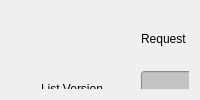
             <widget class="QWidget" name="SendLocalList">
              <layout class="QGridLayout" name="gridLayout_7">
               <item row="0" column="0">
                <widget class="QWidget" name="widget_SendLocalList" native="true">
                 <property name="font">
                  <font>
                   <strikeout>false</strikeout>
                  </font>
                 </property>
                 <property name="focusPolicy">
                  <enum>Qt::NoFocus</enum>
                 </property>
                 <property name="autoFillBackground">
                  <bool>true</bool>
                 </property>
                 <widget class="QLabel" name="label_64">
                  <property name="geometry">
                   <rect>
                    <x>460</x>
                    <y>20</y>
                    <width>61</width>
                    <height>16</height>
                   </rect>
                  </property>
                  <property name="text">
                   <string>Response</string>
                  </property>
                 </widget>
                 <widget class="Line" name="line_26">
                  <property name="geometry">
                   <rect>
                    <x>310</x>
                    <y>0</y>
                    <width>16</width>
                    <height>801</height>
                   </rect>
                  </property>
                  <property name="orientation">
                   <enum>Qt::Vertical</enum>
                  </property>
                 </widget>
                 <widget class="QLabel" name="label_65">
                  <property name="geometry">
                   <rect>
                    <x>130</x>
                    <y>20</y>
                    <width>61</width>
                    <height>16</height>
                   </rect>
                  </property>
                  <property name="text">
                   <string>Request</string>
                  </property>
                 </widget>
                 <widget class="QLineEdit" name="lineEdit_ListVersion_SendLocalList_Request">
                  <property name="geometry">
                   <rect>
                    <x>130</x>
                    <y>60</y>
                    <width>161</width>
                    <height>31</height>
                   </rect>
                  </property>
                  <property name="autoFillBackground">
                   <bool>false</bool>
                  </property>
                  <property name="styleSheet">
                   <string notr="true">background:rgb(195,195,195)</string>
                  </property>
                  <property name="text">
                   <string/>
                  </property>
                  <property name="readOnly">
                   <bool>true</bool>
                  </property>
                 </widget>
                 <widget class="QLabel" name="label_ListVersion_SendLocalList_Request">
                  <property name="geometry">
                   <rect>
                    <x>30</x>
                    <y>70</y>
                    <width>81</width>
                    <height>16</height>
                   </rect>
                  </property>
                  <property name="text">
                   <string>List Version</string>
                  </property>
                 </widget>
                 <widget class="QComboBox" name="comboBox_Status_SendLocalList_Response">
                  <property name="geometry">
                   <rect>
                    <x>450</x>
                    <y>60</y>
                    <width>161</width>
                    <height>31</height>
                   </rect>
                  </property>
                  <item>
                   <property name="text">
                    <string>ACCEPTED</string>
                   </property>
                  </item>
                  <item>
                   <property name="text">
                    <string>FAILED</string>
                   </property>
                  </item>
                  <item>
                   <property name="text">
                    <string>NOT_SUPPORTED</string>
                   </property>
                  </item>
                  <item>
                   <property name="text">
                    <string>VERSION_MISMATCH</string>
                   </property>
                  </item>
                 </widget>
                 <widget class="QLabel" name="label_Status_SendLocalList_Response">
                  <property name="geometry">
                   <rect>
                    <x>340</x>
                    <y>70</y>
                    <width>81</width>
                    <height>16</height>
                   </rect>
                  </property>
                  <property name="text">
                   <string>Status</string>
                  </property>
                 </widget>
                 <widget class="QLabel" name="label_UpdateType_SendLocalList_Request">
                  <property name="geometry">
                   <rect>
                    <x>30</x>
                    <y>110</y>
                    <width>81</width>
                    <height>16</height>
                   </rect>
                  </property>
                  <property name="text">
                   <string>Update Type</string>
                  </property>
                 </widget>
                 <widget class="QLineEdit" name="lineEdit_UpdateType_SendLocalList_Request">
                  <property name="geometry">
                   <rect>
                    <x>130</x>
                    <y>100</y>
                    <width>161</width>
                    <height>31</height>
                   </rect>
                  </property>
                  <property name="autoFillBackground">
                   <bool>false</bool>
                  </property>
                  <property name="styleSheet">
                   <string notr="true">background:rgb(195,195,195)</string>
                  </property>
                  <property name="text">
                   <string/>
                  </property>
                  <property name="readOnly">
                   <bool>true</bool>
                  </property>
                 </widget>
                 <widget class="QTableWidget" name="tableWidget_2">
                  <property name="enabled">
                   <bool>true</bool>
                  </property>
                  <property name="geometry">
                   <rect>
                    <x>0</x>
                    <y>150</y>
                    <width>641</width>
                    <height>521</height>
                   </rect>
                  </property>
                  <property name="maximumSize">
                   <size>
                    <width>641</width>
                    <height>521</height>
                   </size>
                  </property>
                  <property name="frameShape">
                   <enum>QFrame::NoFrame</enum>
                  </property>
                  <property name="frameShadow">
                   <enum>QFrame::Plain</enum>
                  </property>
                  <property name="dragEnabled">
                   <bool>true</bool>
                  </property>
                  <property name="dragDropMode">
                   <enum>QAbstractItemView::InternalMove</enum>
                  </property>
                  <property name="alternatingRowColors">
                   <bool>true</bool>
                  </property>
                  <property name="columnCount">
                   <number>4</number>
                  </property>
                  <attribute name="horizontalHeaderCascadingSectionResizes">
                   <bool>false</bool>
                  </attribute>
                  <attribute name="horizontalHeaderShowSortIndicator" stdset="0">
                   <bool>false</bool>
                  </attribute>
                  <column>
                   <property name="text">
                    <string>Id Tag</string>
                   </property>
                   <property name="font">
                    <font>
                     <weight>75</weight>
                     <bold>true</bold>
                    </font>
                   </property>
                  </column>
                  <column>
                   <property name="text">
                    <string>Authorization Status</string>
                   </property>
                   <property name="font">
                    <font>
                     <weight>75</weight>
                     <bold>true</bold>
                    </font>
                   </property>
                  </column>
                  <column>
                   <property name="text">
                    <string>Expiry Date</string>
                   </property>
                   <property name="font">
                    <font>
                     <weight>75</weight>
                     <bold>true</bold>
                    </font>
                   </property>
                  </column>
                  <column>
                   <property name="text">
                    <string>Parent Id Tag</string>
                   </property>
                   <property name="font">
                    <font>
                     <weight>75</weight>
                     <bold>true</bold>
                    </font>
                   </property>
                  </column>
                 </widget>
                </widget>
               </item>
              </layout>
             </widget>
